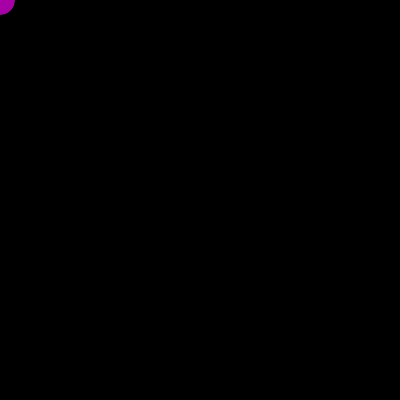
Frame 1 (no input)
Frame 60 (the mouse pressed at the canvas centre just before this capture): identical to frame 1, image omitted
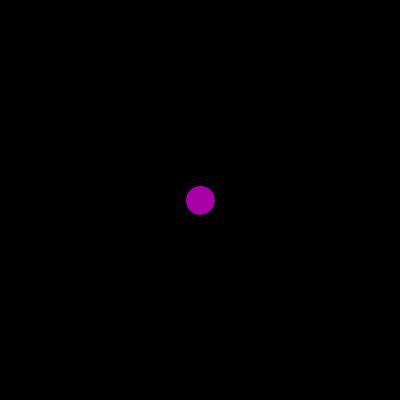
Frame 120 (the mouse held since frame 60 and released just before this capture)

The Processing sketch that drew these frames (run headless with seeded random() and noise(); from frame 60 on, the mouse is pressed at the canvas centre):

// Processing sketch: TestSkectch
// ── TestSkectch.pde
void setup()
{
  size(400, 400);
  background(0);
}

void draw()
{
  clear();
  background(0);
  fill(167, 0, 167);
  ellipse(mouseX, mouseY, 30, 30);
}
